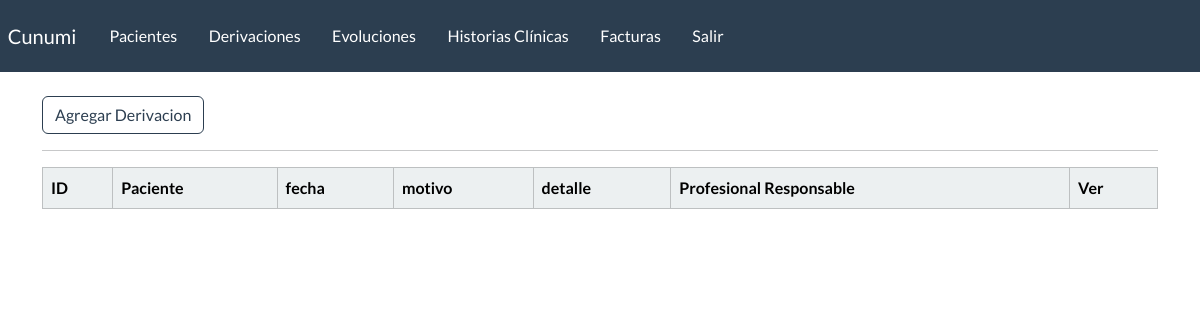
The app's page /listar-derivacion/ (signed in), older data.
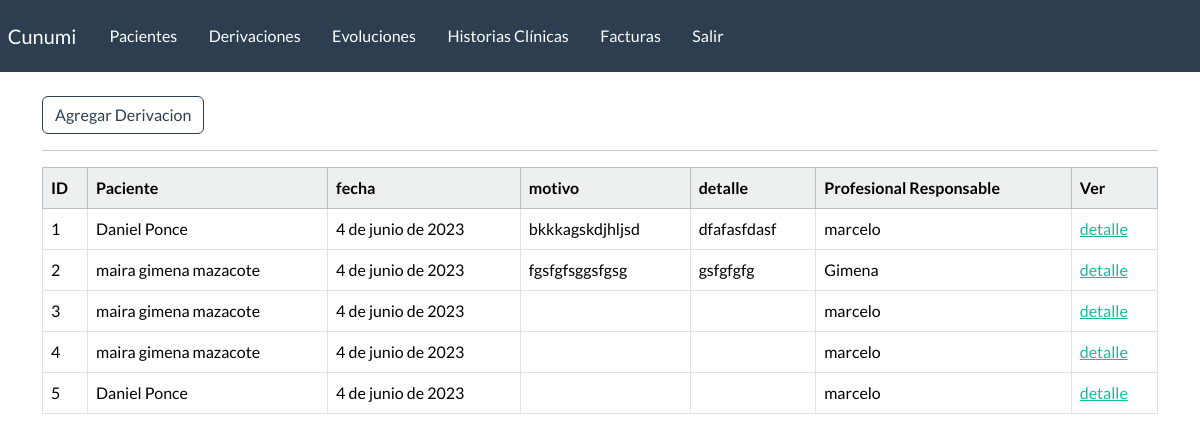
The same page, newer data.
### webapp/models.py (models this page shows)
class derivacion(models.Model):
    paciente = models.ForeignKey(
        paciente, on_delete=models.CASCADE, blank=False)
    fecha = models.DateField(blank=True, null=True)
    motivo = models.TextField(blank=True)
    detalle = models.TextField(blank=True)
    profesional_responsable = models.ForeignKey(User, on_delete=models.CASCADE, blank=False)

class paciente(models.Model):
    nombre = models.CharField(max_length=100)
    apellido = models.CharField(max_length=100, blank=True)
    dni = models.CharField(max_length=100, blank=True)
    telefono = models.CharField(max_length=100, blank=True)
    email = models.EmailField(blank=True)
    edad = models.IntegerField(blank=True)
    fecha_inicio = models.DateField(blank=True, null=True)
    responables = models.CharField(max_length=200, blank=True)
    motivo_consulta = models.CharField(max_length=200, blank=True)
    derivado = models.BooleanField(default=False)
    email = models.EmailField(blank=True)
    estado_choices = (
        ('activo', 'activo'),
        ('inactivo', 'inactivo'),
        ('alta', 'alta'),
        ('derivado', 'derivado'))
    estado = models.CharField(max_length=20, choices=estado_choices, default='activo')
    profesional_responsable = models.ForeignKey(User, on_delete=models.CASCADE, blank=True)
    def __str__(self):
        return f"{self.nombre} {self.apellido}"

### webapp/views.py (the view)
# urls.py: path('listar-derivacion/',  views.listar_derivaciones, name='listar_derivaciones'),
@permission_required('webapp.view_derivacion')
def listar_derivaciones(request):
    derivaciones = derivacion.objects.all().order_by('fecha')
    data = {
        'derivaciones': derivaciones
    }
    return render(request, 'webapp/derivacion/listar.html', data)

### webapp/templates/webapp/derivacion/listar.html
{% extends 'webapp/base.html' %}
{% block content %}
<a class="btn btn-outline-primary btn-small" href="{% url 'agregar_derivacion' %}">
    Agregar Derivacion
</a>
<hr>
    <table class="table table-hover table-bordered">
        <thead class="table-light">
            <tr>
                <th scope="col">ID</th>
                <th scope="col">Paciente</th>
                <th scope="col">fecha</th>
                <th scope="col">motivo</th>
                <th scope="col">detalle</th>
                <th scope="col">Profesional Responsable</th>
                <th scope="col">Ver</th>
            </tr>
        </thead>
        <tbody>
            {% if derivaciones %}
            {% for derivacion in derivaciones %}
            <tr>
                <td>{{derivacion.id}}</td>
                <td>{{derivacion.paciente}}</td>
                <td>{{derivacion.fecha}}</td>
                <td>{{derivacion.motivo|truncatechars:15}}</td>
                <td>{{derivacion.detalle|truncatechars:15}}</td>
                <td>{{derivacion.profesional_responsable}}</td>
                <td><a href="{% url 'detalle_derivacion' derivacion.id %}">detalle</a></td>
            </tr>
            {% endfor %}
            {% endif %}
        </tbody>
    </table>
{% endblock %}

Row changes from the older to the newer data that the page shows:
added derivacion: id "1", paciente "Daniel Ponce", fecha "4 de junio de 2023", motivo "bkkkagskdjhljsd", detalle "dfafasfdasf", profesional_responsable "marcelo"
added derivacion: id "2", paciente "maira gimena mazacote", fecha "4 de junio de 2023", motivo "fgsfgfsggsfgsg", detalle "gsfgfgfg", profesional_responsable "Gimena"
added derivacion: id "3", paciente "maira gimena mazacote", fecha "4 de junio de 2023", profesional_responsable "marcelo"
added derivacion: id "4", paciente "maira gimena mazacote", fecha "4 de junio de 2023", profesional_responsable "marcelo"
added derivacion: id "5", paciente "Daniel Ponce", fecha "4 de junio de 2023", profesional_responsable "marcelo"
